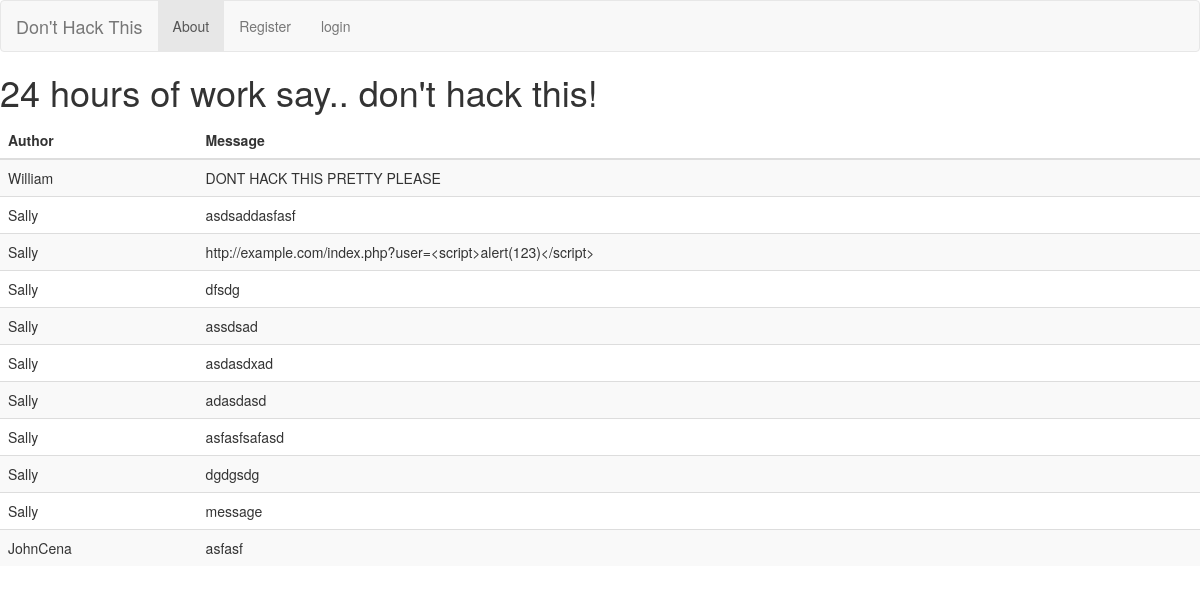
Screenshot of /rango/ with the database file from the repository.
### rango/models.py (models this page shows)
class Message(models.Model):
    author = models.ForeignKey(UserProfile)
    text = models.CharField(max_length=144)

class UserProfile(models.Model):
    user = models.OneToOneField(User)
    account_number = models.AutoField(primary_key = True)
    name = models.CharField(max_length = 40)
    surname = models.CharField(max_length = 40)
    balance = models.FloatField()
    def __unicode__(self):
        return self.user.username

### rango/views.py (the view)
def index(request):
    context = dict()
    if request.user.is_authenticated():
        if request.user.is_superuser:
            profiles = UserProfile.objects.all()
            context["profiles"] = profiles
        else:
            profile = UserProfile.objects.get(user=User.objects.get(id=request.user.id))
            context["profile"] = profile
    else:
        messages = Message.objects.all();
        context["messages"]= messages
    return render(request, 'rango/index.html', context)

### templates/rango/index.html (shortened to what this page needs)
<!DOCTYPE html>
{% load staticfiles %}
<html>
    <head>
        <link rel="stylesheet" href="https://maxcdn.bootstrapcdn.com/bootstrap/3.3.6/css/bootstrap.min.css">
    </head>
    <body>
            <nav class="navbar navbar-default">
              <div class="container-fluid">
                <div class="navbar-header">
                  <a class="navbar-brand" href="#">Don't Hack This</a>
                </div>
                <ul class="nav navbar-nav">
                  <li class="active"><a href="/rango/about/">About</a></li>
                    {% if user.is_authenticated %}
                  <li><a href="/rango/logout/">Log out</a></li>
                    {% else %}
                  <li><a href="/rango/register/">Register</a></li>
                  <li><a href="/rango/login/">login</a></li>
                  {% endif %}
                </ul>
              </div>
            </nav>
       {% if user.is_authenticated %}
       <audio autoplay>
        <source src="{% static 'images/ycsm.mp3' %}" type="audio/mpeg">
        </audio>
        <div class="container">
        <h2>Welcome {{user.username}}</h2>
        <p>Add a new message:
        <form action="postcomment/" method="POST">
        {% csrf_token %}
        <input type = "text" name="postmessage"><br>
        <input type="submit" value="Submit">
        </form></p>
        <table class="table table-striped">
            <thead>
            <tr>
                <th>Firstname</th>
                <th>Lastname</th>
                <th>Balance</th>
            </tr>
            </thead>
            <tbody>
            {% if profiles %}
                {% for profile in profiles %}
                    <tr>
                        <td>{{profile.name}}</td>
                        <td>{{profile.surname}}</td>
                        <td>{{profile.balance}}</td>
                    </tr>
                {% endfor %}
            {% endif %}
            {% if profile %}
                <tr>
                    <td>{{profile.name}}</td>
                    <td>{{profile.surname}}</td>
                    <td>{{profile.balance}}</td>
                </tr>
            {% endif %}
    </tbody>
  </table>
</div>
    {% else %}
            <h1>24 hours of work say.. don't hack this!</h1>
        {% if messages %}
 <table class="table table-striped">
            <thead>
            <tr>
                <th>Author</th>
                <th>Message</th>
            </tr>
            </thead>
            <tbody>
            {% for message in messages %}
                <tr>
                    <td>{{message.author}}</td>
                    <td>{{message.text}}</td>
                </tr>
            {% endfor %}
            </tbody>
        {% endif %}
    {% endif %}
</table>
</body>
</html>

### rows the page displays
Message: author "William", text "DONT HACK THIS PRETTY PLEASE"
Message: author "Sally", text "asdsaddasfasf"
Message: author "Sally", text "http://example.com/index.php?user=<script>alert(123)</script>"
Message: author "Sally", text "dfsdg"
Message: author "Sally", text "assdsad"
Message: author "Sally", text "asdasdxad"
Message: author "Sally", text "adasdasd"
Message: author "Sally", text "asfasfsafasd"
Message: author "Sally", text "dgdgsdg"
Message: author "Sally", text "message"
Message: author "JohnCena", text "asfasf"
